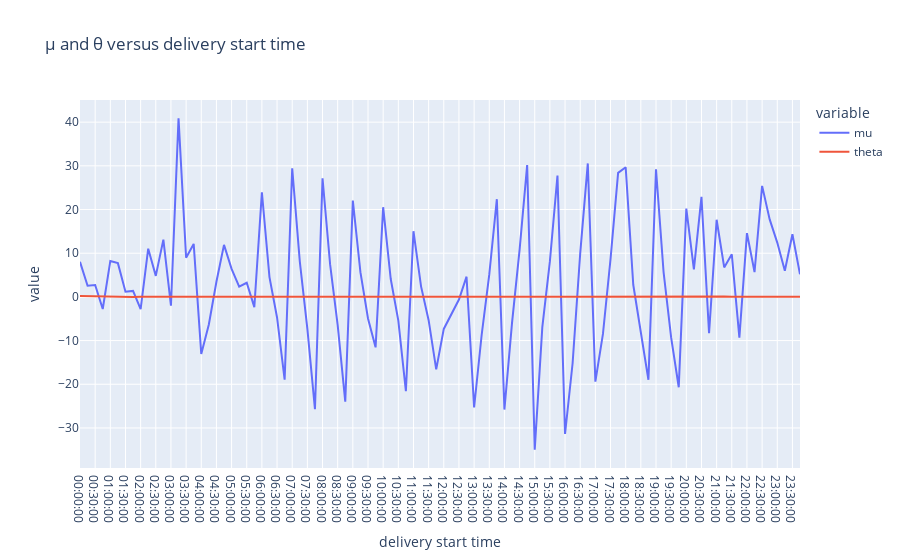

The cell this chart's notebook holds for it:
### Code cell
import plotly.express as px

fig = px.line(df_params, x=df_params.index, y=['mu', 'theta'], title='μ and θ versus delivery start time')
fig.update_layout(
    # yaxis_title='μ',
    xaxis_title= "delivery start time"
)


fig.show()
